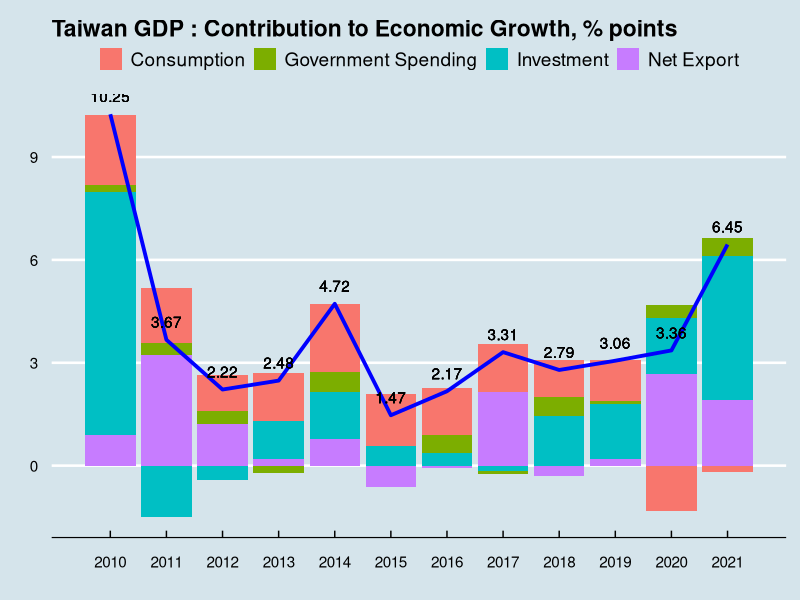

Source code (R):
library(tidyverse)
library(ggthemes)
library(readxl)
data <- read_xls("np11.xls")
C <- data$...4[66:77]
C <- as.numeric(C)
fix_cap <- as.numeric(data$...6[66:77])
inv <- as.numeric(data$...7[66:77])
I <- fix_cap + inv
G <- data$...5[66:77]
G <- as.numeric(G)
export <- as.numeric(data$...8[66:77])
import <- as.numeric(data$...9[66:77])
NX <- export - import
growth_rate <- as.numeric(data$...3[66:77])
year <- c(2010:2021)
tidy <- data.frame(year, C, I, G, NX, growth_rate)
new_tidy <- gather(tidy, key = "exp", value = "pct",C:NX) %>% arrange(year)
ggplot(data = new_tidy) +
  geom_col(aes(x = year, y = pct, fill = exp))+
  theme_economist()+
  geom_line(mapping = aes(x = year, y = growth_rate), col = "blue", lwd=1.3)+
  geom_text(aes(x = year, y = growth_rate, label=growth_rate, vjust=-1))+
  labs(x='', y='',title = "Taiwan GDP : Contribution to Economic Growth, % points")+
  theme(legend.title = element_blank())+
  scale_fill_discrete(labels=c('Consumption', 'Government Spending', 
                               'Investment', 'Net Export'))+
  scale_x_continuous(breaks = c(2010:2021))+
  scale_y_continuous(breaks=seq(0, 9, 3))
  
  
  
  
  
